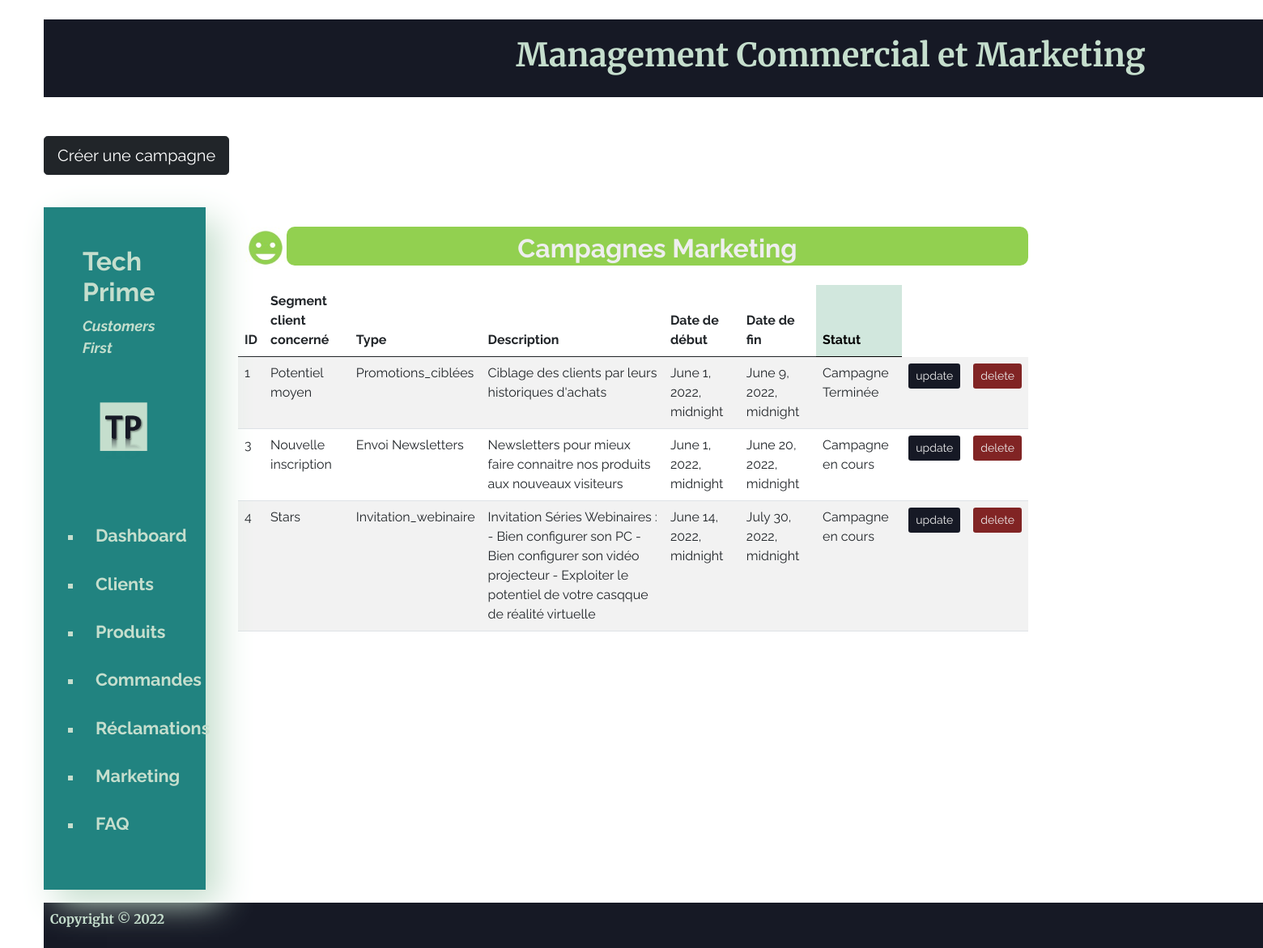
/Campagnes_Marketing/, run on the app's committed database.
### Main/models.py (models this page shows, shortened)
class Marketing (models.Model):
    CUSTOMER_SEGMENT_CHOICES=(("Stars","Stars"),("Nouvelle inscription","Nouvelle inscription"),("Potentiel moyen","Potentiel moyen"))
    customer_segment=models.CharField(max_length=255, null=True,choices=CUSTOMER_SEGMENT_CHOICES)
    description=models.TextField(max_length=255, null=True)
    start_date=models.DateTimeField(blank=True,null=True)
    end_date=models.DateTimeField(blank=True,null=True)
    @property
    def marketing_type(self):
        if self.customer_segment=="Stars":
            mark_type="Invitation_webinaire"
        elif self.customer_segment=="Nouvelle inscription":
            mark_type="Envoi Newsletters"
        else:
            mark_type="Promotions_ciblées"
        return mark_type
    @property
    def marketing_status(self):
        today=timezone.now()
        if self.end_date < today:
            status_res="Campagne Terminée"
        else:
            status_res="Campagne en cours"
        return status_res

### Main/views.py (the view)
# urls.py: path('Campagnes_Marketing/',marketing_campaigns, name='marketing_page'),
def marketing_campaigns(request):
    my_marketing=Marketing.objects.order_by('start_date')
    context={"my_marketing": my_marketing}
    return render(request,'Main/marketing_campaigns.html',context)

### Main/Templates/Main/marketing_campaigns.html
{% extends "main/base.html" %}
{% load static %}
{% block content %}
<div>
    <header>
        <h1><strong> Management Commercial et Marketing </strong></h1>
    </header>
    <br>
    <br>
    <a class="btn btn-lg btn-dark" href="{% url 'marketing_campaigns_create' %}" role="button">Créer une campagne</a>
    <br>
    <br>
    <div class="flex">
        {% include "Main/nav_bar.html" %}
        <div class="main_block_listing">
            <div class="flex">
                <img id="img_smiley" src="{% static 'img/icone_smiley.jpg' %}" alt="img_smiley">
                <h2 class="titre_satis_green_listing"><strong>Campagnes Marketing</strong></h2>
            </div>
            <table class="table table-striped table-responsive table-hover" >
                <thead>
                    <th>ID</th>
                    <th>Segment client concerné</th>
                    <th>Type</th>
                    <th>Description</th>
                    <th>Date de début</th>
                    <th>Date de fin</th>
                    <th class="table-success">Statut</th>
                </thead>
                <tbody>
                    {% for my_marketing_item in my_marketing %}
                    <tr>
                        <td>{{my_marketing_item.id}}</td>
                        <td>{{my_marketing_item.customer_segment}}</td>
                        <td>{{my_marketing_item.marketing_type}}</td>
                        <td>{{my_marketing_item.description}}</td>
                        <td>{{my_marketing_item.start_date}}</td>
                        <td>{{my_marketing_item.end_date}}</td>
                        <td>{{my_marketing_item.marketing_status}}</td>
                        <td><a class="btn btn-sm btn_update_color" href="{% url 'update_marketing' my_marketing_item.id %}" role="button">update</a></td>
                        <td><a class="btn btn-sm btn_delete_color" href="{% url 'delete_marketing' my_marketing_item.id %}" role="button">delete</a></td>
                    </tr>
                    {% endfor %}
                </tbody>
            </table>
        </div>
    </div>
</div>
{% endblock content %}

### static/css/main.css (style rules this page uses)
html { height: 100%; width: 90%; }
header { height: 10%; width:150%; background-color:#161925; color:#C5DECD; font-family: 'Merriweather', serif; text-align: center; padding:2.5vh; top:0; }
body { height:100%; top:10%; font-family: 'Raleway', sans-serif; }
.flex { display: flex; width: 100%; align-items: stretch; margin-top: 2vh; margin-bottom: 2vh; }
.main_block_listing { margin:1vh 10vh 10vh 5vh; }
.titre_satis_green_listing { background-color:#92D050; color:#eee; width: 100%; height: 6vh; padding:1vh; text-align:center; border-radius:10px; }
#img_alerte,#img_trophée,#img_en_cours,#img_smiley { height:6.5vh; margin-left:1vh; }
.btn_update_color { background-color: #161925; color:#eee; }
.btn_delete_color { background-color: #812424; color:#eee; }

### data on the page
Marketing: id "1", customer_segment "Potentiel moyen", marketing_type "Promotions_ciblées", description "Ciblage des clients par leurs historiques d'achats", start_date "June 1, 2022, midnight", end_date "June 9, 2022, midnight", marketing_status "Campagne Terminée"
Marketing: id "3", customer_segment "Nouvelle inscription", marketing_type "Envoi Newsletters", description "Newsletters pour mieux faire connaitre nos produits aux nouveaux visiteurs", start_date "June 1, 2022, midnight", end_date "June 20, 2022, midnight", marketing_status "Campagne en cours"
Marketing: id "4", customer_segment "Stars", marketing_type "Invitation_webinaire", description "Invitation Séries Webinaires : - Bien configurer son PC - Bien configurer son vidéo projecteur - Exploiter le potentiel de votre casqque de réalité virtuelle", start_date "June 14, 2022, midnight", end_date "July 30, 2022, midnight", marketing_status "Campagne en cours"
